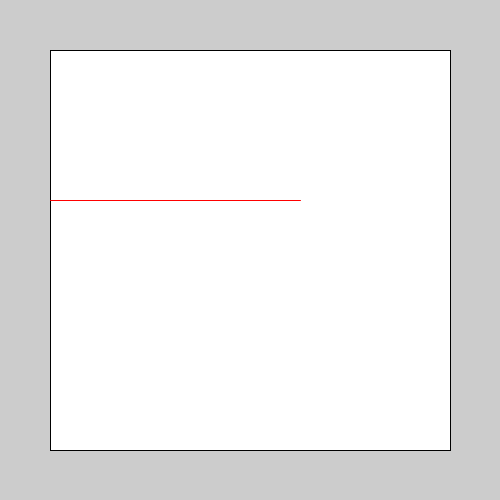
Frame 1 (no input)
Frame 60 (the mouse pressed at the canvas centre just before this capture): identical to frame 1, image omitted
Frame 120 (the mouse held since frame 60 and released just before this capture): identical to frame 1, image omitted

The Processing sketch that drew this single still picture (run headless with seeded random() and noise(); from frame 60 on, the mouse is pressed at the canvas centre):

// Processing sketch: Question_2
// ── Question_2.pde
void setup(){
  size(500,500);

  rect(50,50,400,400);
  
  stroke(255,0,0);
  line(50,200,300,200);
}

void draw(){
  
  
}
